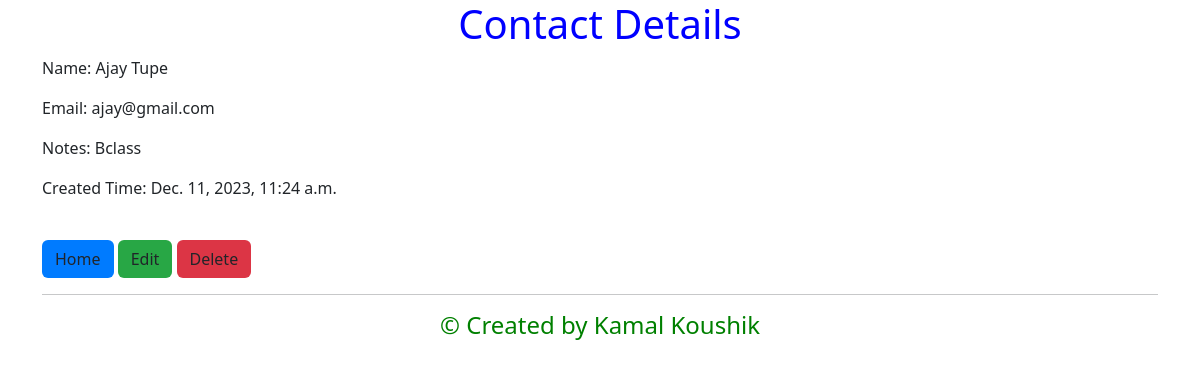
/contacts/9/, run on the app's committed database.
### Contacts/models.py (models this page shows)
class Contact(models.Model):
    name = models.CharField(max_length=20, null=False,unique=True)
    email = models.EmailField(unique=True)
    notes = models.TextField(max_length=200, default="")
    created_time = models.DateTimeField(auto_now_add=True, editable=False)

### Contacts/views.py (the view)
# urls.py: path("contacts/<int:pk>/", ContactDetailView.as_view(), name="contact_detail"),
class ContactDetailView(DetailView):
    model = Contact

### Contacts/templates/contacts/contact_detail.html (shortened to what this page needs)
{% extends "base.html" %}
{% block content %}
<div class="centered-text" style="color: blue;">
    <h1>Contact Details</h1>
</div>
<p>Name: {{ contact.name }}</p>
<p>Email: {{ contact.email }}</p>
<p>Notes: {{ contact.notes }}</p>
<p>Created Time: {{ contact.created_time }}</p>
<br>
<a class="btn btn-home" href="{% url 'contact_list' %}" role="button">Home</a>
<a class="btn btn-edit" href="{% url 'contact_update' contact.pk %}" role="button">Edit</a>
<a class="btn btn-delete" href="{% url 'contact_delete' contact.pk %}" role="button">Delete</a>
<hr>
<div class="centered-text" style="color: green;">
    <h4>&copy; Created by Kamal Koushik</h4>
</div>
{% endblock content %}

### templates/base.html (style rules this page uses)
h1 { text-align: center; }
.centered-text { text-align: center; }

### Contacts/templates/contacts/contact_detail.html (style rules this page uses)
.centered-text { text-align: center; }
.btn-home { background-color: #007bff; }
.btn-edit { background-color: #28a745; }
.btn-delete { background-color: #dc3545; }

### data on the page
Contact: name "Ajay Tupe", email "ajay@gmail.com", notes "Bclass", created_time "Dec. 11, 2023, 11:24 a.m."
